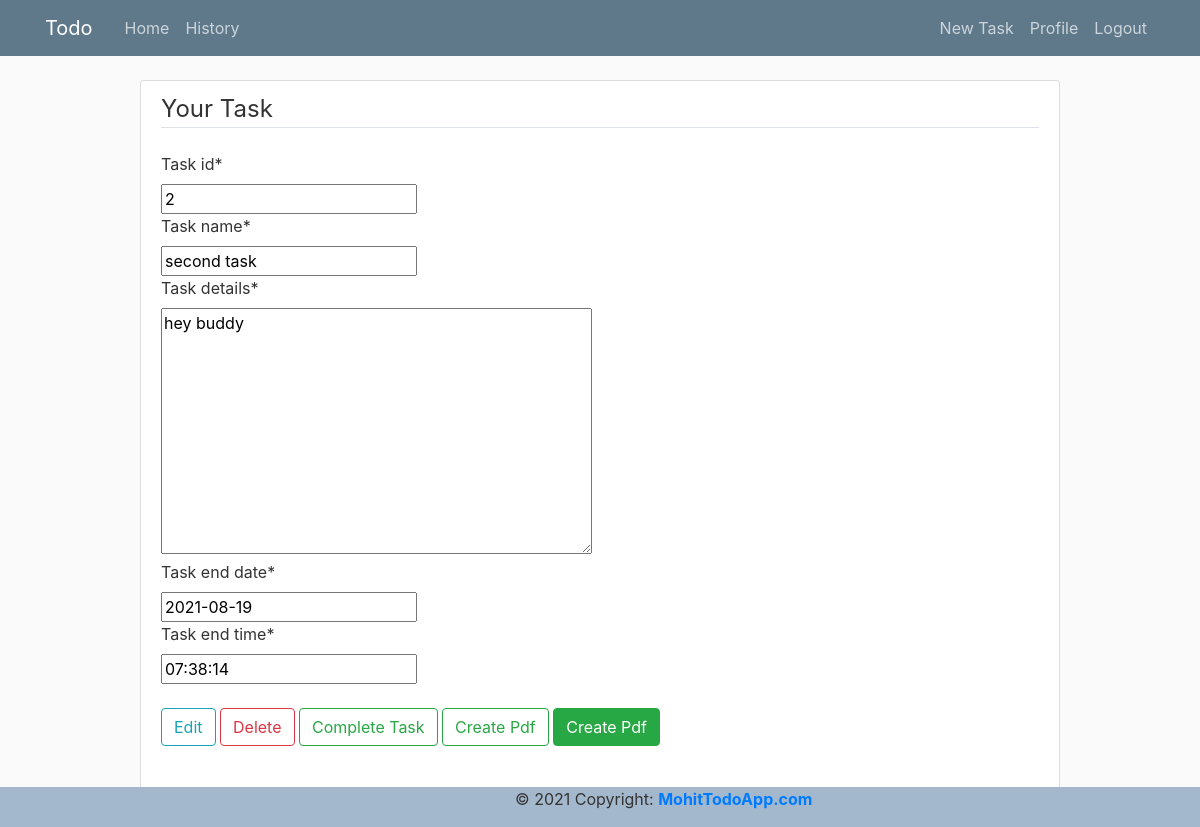
The app's page /taskdetail/2/ (signed in) with its own data.
### todo/models.py (models this page shows, shortened)
class TaskData(models.Model):
    user =models.ForeignKey(User,on_delete=models.CASCADE)
    task_id =models.IntegerField()
    task_name =models.CharField(max_length=200)
    task_details =models.TextField()
    task_created_date =models.DateField(auto_now_add=True)
    test_created_time =models.TimeField(auto_now_add=True)
    task_end_date =models.DateField()
    task_end_time =models.TimeField()
    is_complete=models.BooleanField(default=False)

### todo/views.py (the view)
# urls.py: path('taskdetail/<int:pk>/', views.taskdetail, name='task-detail'),
@login_required
def taskdetail(request,pk):
	if request.method == 'POST':
		u_form = TaskUpdateForm(request.POST, instance=request.user)
		if u_form.is_valid():
			u_form.save()
			messages.success(request, f'Your account has been updated!')
			return redirect('task-detail')
	else:
		data=TaskData.objects.get(pk=pk)
		u_form = TaskUpdateForm(instance=data)
	context = {
		'u_form': u_form,
		'id': pk,
	}
	return render(request, 'taskdetail.html', context)

### todo/forms.py
class TaskUpdateForm(forms.ModelForm):
    class Meta:
        model = TaskData
        fields = ['task_id','task_name', 'task_details', 'task_end_date', 'task_end_time']

### todo/templates/taskdetail.html (shortened to what this page needs)
{% extends "base.html" %}
{% load crispy_forms_tags %}
{% block content %}
    <div class="content-section">
        <form method="POST" >
            <fieldset class="form-group">
                <legend class="border-bottom mb-4">Your Task</legend>
                {{ u_form|crispy }}
            </fieldset>
        </form>
        <div class="d-print-none mt-4" style="margin-bottom:50px;">
            <div class="float-end">
                <a class="btn btn-outline-info"  href="{% url 'task-update' id %}">Edit</a>
                <a class="btn btn-outline-danger" href="{% url 'task-delete' id %}">Delete</a>
                <a class="btn btn-outline-success" href="{% url 'history' id %}">Complete Task</a>
                <a class="btn btn-outline-success" href="{% url 'task-pdf' %}">Create Pdf</a>
                <a href="javascript:window.print()" class="btn btn-success waves-effect waves-light me-1">Create Pdf</a>
            </div>
        </div>
    </div>
{% endblock content %}

### todo/static/todo/main.css (style rules this page uses)
body { background: #fafafa; color: #333333; margin-top: 5rem; }
.content-section { background: #ffffff; padding: 10px 20px; border: 1px solid #dddddd; border-radius: 3px; margin-bottom: 20px; }

### records on screen
TaskData: task_id "2", task_name "second task", task_details "hey buddy", task_end_date "2021-08-19", task_end_time "07:38:14"
